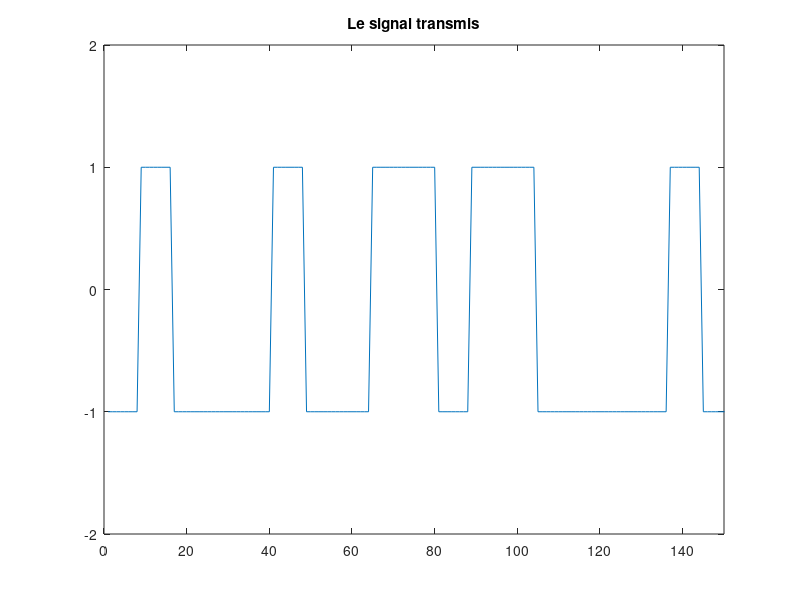
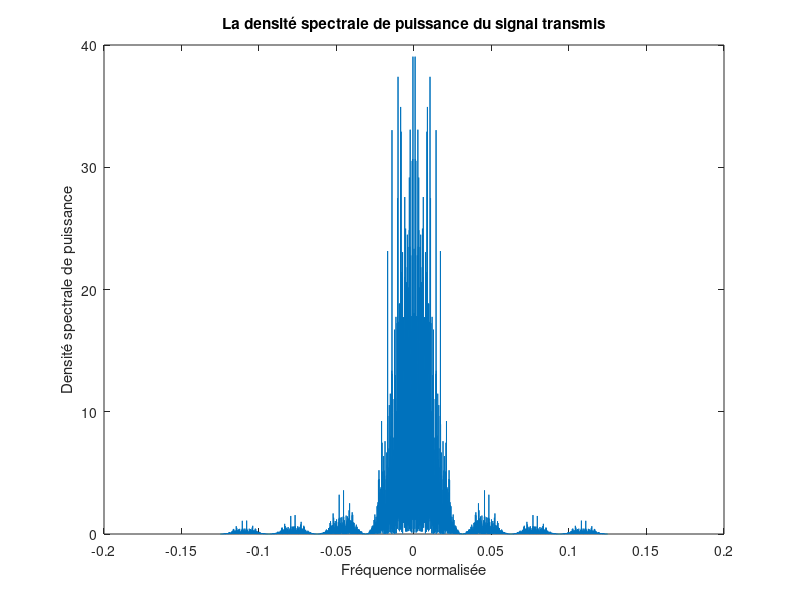
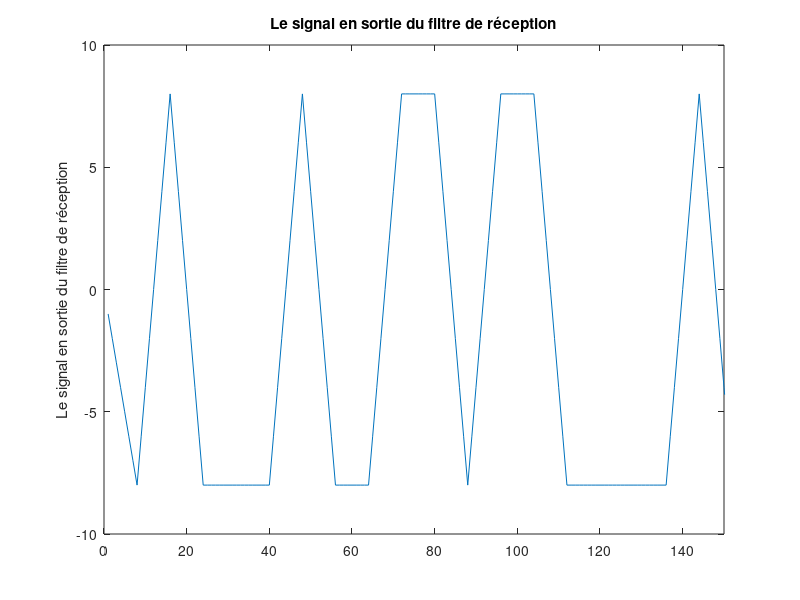
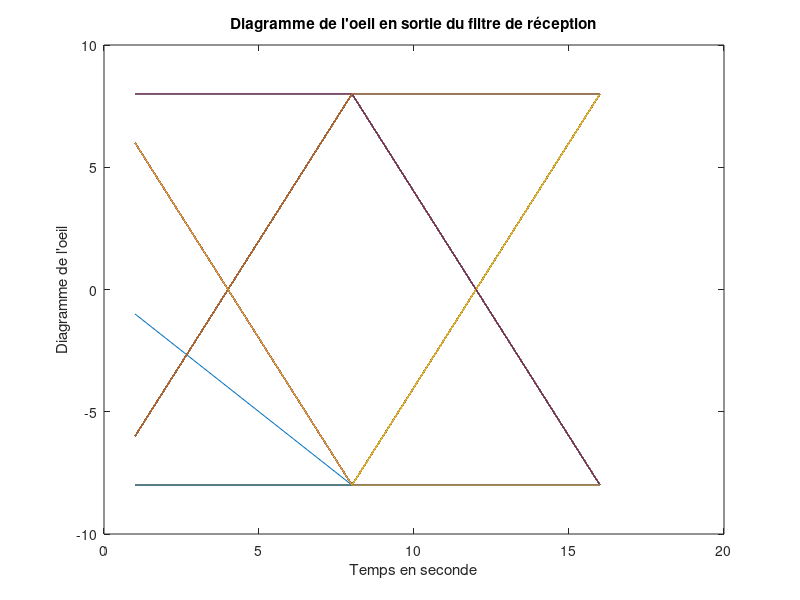

The MATLAB script that drew these images, in order: (Note: this script raises an error after producing the figures.)
% ------------------------------------------------------------------------
% Telecommunications : Etudes de chaines de transmission en bande de base                %
% Auteur : Titah Anas 
% ------------------------------------------------------------------------

clear all, close all

%% Initialisation

%Durée symbole en nombre d’échantillons (Ts=NsTe)
Ns=8; 
%Nombre de bits générés
nb_bits=1000;
%La valeur t0
t0 = Ns;
%Rapport signal à bruit par bit à l'entrée du récepteur, de 0 à 6
Eb_N0_dB = [0 : 6];
%Fonction Dirac
dirac = [1 zeros(1,Ns-1)];

%% 2.2) Chaine en référence

%Le filtre de mise en forme
h = ones(1,Ns);
%Le filtre de réception
hr = h;

%----------------------------- Question 1 -----------------------------%

%Génération de l’information binaire
bits=randi([0,1],1,nb_bits);
%Mapping binaire à  moyenne nulle: 0->-1, 1->1
Symboles=2*bits-1; 
%Génération de la suite de Dirac spondérés par les symboles (suréchantillonnage)
Suite_diracs=kron(Symboles, dirac); 

%Le signal transmis
figure(1),
x=filter(h,1,Suite_diracs);
plot(x)
title("Le signal transmis")
axis([0 150 -2 2])

%DSP du signal transmis
figure(2),
N_sup = 2^nextpow2(length(x)); 
dsp_x = 1/length(x) * abs(fft(x,N_sup)).^2;
plot(linspace(-1/Ns,1/Ns,N_sup),fftshift(dsp_x));
title("La densité spectrale de puissance du signal transmis")
xlabel("Fréquence normalisée")
ylabel("Densité spectrale de puissance")

%----------------------------------------------------------------------%

%----------------------------- Question 2 -----------------------------%

% (a) Le signal en sortie du filtre de réception
figure(3),
signal_filtre = filter(hr,1,x);
plot(signal_filtre)
axis([0 150 -10 10])
title("Le signal en sortie du filtre de réception")
ylabel("Le signal en sortie du filtre de réception")

% (b) Diagramme de l'oeil en sortie du filtre de réception.
figure(4),
diag_oeil = reshape(signal_filtre,2*Ns,length(x)/(2*Ns));
plot(diag_oeil)
title("Diagramme de l'oeil en sortie du filtre de réception")
xlabel("Temps en seconde")
ylabel("Diagramme de l'oeil")

% (c) TEB Obtenu.
s_ech = signal_filtre(t0:Ns:end);
symb_est = sign(s_ech);
bits_est = (symb_est+1)/2;
nb_erreurs =  length(find(bits_est ~= bits));
TEB_obtenu = nb_erreurs/length(bits);
fprintf("2. (c) Le TEB obtenu est %f \n",TEB_obtenu);

%----------------------------------------------------------------------%

%----------------------------- Question 3 -----------------------------%

figure(5),
for i = 1 : length(Eb_N0_dB)
        %Calcul de la puissance
        sigma2 = mean(x.^2)*Ns/(2*10^(Eb_N0_dB(i)/10));

        %Génération et ajout du bruit
        b = sqrt(sigma2)*randn(1,Ns*nb_bits);
        r = x + b;

        %Génération du signal en sortie du filtre de réception
        signal_filtre = filter(hr,1,r);

        s_ech = signal_filtre(t0:Ns:end);

        symb_est = sign(s_ech);

        bits_est = (symb_est+1)/2;
        
        nb_erreurs = length(find(bits_est ~= bits));
        
        
        TEB(i) = nb_erreurs/nb_bits;

end;
semilogy(Eb_N0_dB,TEB)
title("Taux d'erreur binaire obtenu")
xlabel("Eb/N0 (en dB)")
ylabel("TEB")

%----------------------------------------------------------------------%

%----------------------------- Question 4 -----------------------------%
figure(6),
TEB_th = 1 - normcdf(sqrt(2*10.^(Eb_N0_dB/10)));
semilogy(Eb_N0_dB,TEB); hold on;
semilogy(Eb_N0_dB,TEB_th,'r')
title("Comparaison entre le TEB simulé et TEB théorique")
legend("TEB simulé","TEB théorique")
xlabel("Eb/N0 (en dB)")
ylabel("TEB")

%----------------------------------------------------------------------%

%% 3.2 ) Impact du choix du filtre de réception

%Le filtre de mise en forme
h = ones(1,Ns);
%Le filtre de réception
hr  = zeros(1,Ns);
hr(1:Ns/2) = ones(1,Ns/2);

%----------------------------- Question 1 -----------------------------%

% (a) Le signal en sortie du filtre de réception
figure(7),
signal_filtre_2 = filter(hr,1,x);
plot(signal_filtre_2)
axis([0 200 -6 6])
title("Le signal en sortie du filtre de réception")
ylabel("Le signal en sortie du filtre de réception")

% (b) Diagramme de l'oeil en sortie du filtre de réception.
figure(8),
diag_oeil = reshape(signal_filtre_2,2*Ns,length(x)/(2*Ns));
plot(diag_oeil)
title("Diagramme de l'oeil en sortie du filtre de réception")
xlabel("Temps en seconde")
ylabel("Diagramme de l'oeil")

% (c) TEB Obtenu.
s_ech = signal_filtre_2(t0:Ns:end);
symb_est = sign(s_ech);
bits_est = (symb_est+1)/2;
nb_erreurs =  length(find(bits_est ~= bits));
TEB_obtenu = nb_erreurs/length(bits);
fprintf("3.2.1 (c) Le TEB obtenu est %f \n",TEB_obtenu);

%----------------------------------------------------------------------%

%----------------------------- Question 2 -----------------------------%

figure(9),
for i = 1 : length(Eb_N0_dB)
        %Calcul de la puissance
        sigma2 = mean(x.^2)*Ns/(2*10^(Eb_N0_dB(i)/10));
        %Génération et ajout du bruit
        b = sqrt(sigma2)*randn(1,Ns*nb_bits);
        r = x + b;

        %Génération du signal en sortie du filtre de réception
        signal_filtre = filter(hr,1,r);

        s_ech = signal_filtre(t0:Ns:end);

        symb_est = sign(s_ech);

        bits_est = (symb_est+1)/2;
        
        nb_erreurs = length(find(bits_est ~= bits));
                
        TEB_2(i) = nb_erreurs/nb_bits;

end;
semilogy(Eb_N0_dB,TEB_2)
title("Taux d'erreur binaire obtenu")
xlabel("Eb/N0 (en dB)")
ylabel("TEB")

%----------------------------------------------------------------------%

%----------------------------- Question 3 -----------------------------%

figure(10);hold on

TEB_th = 1 - normcdf(sqrt(2*10.^(Eb_N0_dB/10)));
semilogy(Eb_N0_dB,TEB_2)
semilogy(Eb_N0_dB,TEB_th,'r')
title("Comparaison entre le TEB simulé et TEB théorique")
legend("TEB simulé","TEB théorique")
xlabel("Eb/N0 (en dB)")
ylabel("TEB")

%----------------------------------------------------------------------%

%----------------------------- Question 4 -----------------------------%

figure(11);hold on

semilogy(Eb_N0_dB,TEB_2)
semilogy(Eb_N0_dB,TEB,'r')
title("Comparaison entre le TEB de la première chaine et la deuxième")
legend("TEB de la deuxième chaine","TEB de la première chaine")
xlabel("Eb/N0 (en dB)")
ylabel("TEB")

%----------------------------------------------------------------------%

%----------------------------- Question 5 -----------------------------%

figure(12);hold on
dsp_1 = 1/length(x) * abs(fft(x,N_sup)).^2;
dsp_2 = 1/length(x) * abs(fft(x,N_sup)).^2;
plot(linspace(-1/Ns,1/Ns,N_sup),fftshift(dsp_1));
plot(linspace(-1/Ns,1/Ns,N_sup),fftshift(dsp_2),'r');
title("Comparaison entre la DSP du signal transmis de la première chaine et la deuxième")
legend("DSP de la première chaine","DSP de la deuxième chaine")
xlabel("Fréquence normalisée")
ylabel("DSP")

%----------------------------------------------------------------------%

%% 4.2 ) impact du choix du filtre de mise en forme et d'un canal de propagation à bande limitée

%Fréquence d'échantillonnage
Fe = 12000;

%Roll off
alpha = 1/2;

%SPAN 
span = 4;

%Rythm symbole 
Rs = 3000;

%Filtre de mise en forme
h = rcosdesign(alpha,span,Ns);

%Filtre de réception
hr = h;

%----------------------------- Question 2 -----------------------------%

% 2. (b) Le signal en sortie du filtre de réception.
    %Génération de la suite de Dirac spondérés par les symbols (suréchantillonnage)
    Suite_diracs_2 = kron(Symboles,dirac);
    
    %Filtrage 
    x_2 = filter(h,1,[Suite_diracs_2 zeros(1,span*Ns/2)]);
    x_2 = x_2(span*Ns/2 +1:end);
    
    %Affichage du signal en sortie du filtre de réception.
    figure(13),
    signal_filtre_3 = filter(hr,1,[x_2 zeros(1,span*Ns/2)]);
    signal_filtre_3 = signal_filtre_3(span*Ns/2 +1:end);
    plot(signal_filtre_3);
    axis([0 200 -2 2])
    title("Le signal en sortie du filtre de réception")
    
% 2. (c) Diagramme de l'oeil en sortie du filtre de réception.
    figure(14),
    diag_oeil = reshape(signal_filtre_3,2*Ns,length(x)/(2*Ns));
    plot(diag_oeil)
    title("Diagramme de l'oeil en sortie du filtre de réception")
    xlabel("Temps en seconde")
    ylabel("Diagramme de l'oeil")
    
% 2. (d) TEB obtenu.
    s_ech = signal_filtre_3(1:Ns:end);
    symb_est = sign(s_ech);
    bits_est = (symb_est+1)/2;
    nb_erreurs =  length(find(bits_est ~= bits));
    TEB_obtenu = nb_erreurs/length(bits);
    fprintf("4.2. (d) Le TEB obtenu est %f \n",TEB_obtenu);
%----------------------------------------------------------------------%

    
%----------------------------- Question 3 -----------------------------%

figure(15),
for i = 1 : length(Eb_N0_dB)
        %Calcul de la puissance
        sigma2 = mean(x_2.^2)*Ns/(2*10^(Eb_N0_dB(i)/10));
        %Génération et ajout du bruit
        b = sqrt(sigma2)*randn(1,Ns*nb_bits);
        r = x_2 + b;

        %Génération du signal en sortie du filtre de réception
        r_filtre = filter(hr,1,[r zeros(1,span*Ns/2)]);
        r_filtre = r_filtre(span*Ns/2 +1:end);
        
        s_ech = r_filtre(1:Ns:end);

        symb_est = sign(s_ech);

        bits_est = (symb_est+1)/2;
        
        nb_erreurs = length(find(bits_est ~= bits));
                
        TEB_3(i) = nb_erreurs/nb_bits;


end;
semilogy(Eb_N0_dB,TEB_3)
title("Taux d'erreur binaire obtenu")
xlabel("Eb/N0 (en dB)")
ylabel("TEB")

%----------------------------------------------------------------------%


%----------------------------- Question 4 -----------------------------%

figure(16);hold on;

TEB_th = 1 - normcdf(sqrt(2*10.^(Eb_N0_dB/10)));
semilogy(Eb_N0_dB,TEB_3);
semilogy(Eb_N0_dB,TEB_th,'r')
title("Comparaison entre le TEB simulé et TEB théorique")
legend("TEB simulé","TEB théorique")
xlabel("Eb/N0 (en dB)")
ylabel("TEB")

%----------------------------------------------------------------------%

%----------------------------- Question 5 -----------------------------%

figure(17);hold on

semilogy(Eb_N0_dB,TEB_3)
semilogy(Eb_N0_dB,TEB,'r')
title("Comparaison entre le TEB de la première chaine et la troisième")
legend("TEB de la troisième chaine","TEB de la première chaine")
xlabel("Eb/N0 (en dB)")
ylabel("TEB")

%----------------------------------------------------------------------%

%----------------------------- Question 6 -----------------------------%

figure(18);hold on
dsp_1 = 1/length(x) * abs(fft(x,N_sup)).^2;
dsp_2 = 1/length(x_2) * abs(fft(x_2,N_sup)).^2;
plot(linspace(-1/Ns,1/Ns,N_sup),fftshift(dsp_1));
plot(linspace(-1/Ns,1/Ns,N_sup),fftshift(dsp_2),'r');
title("Comparaison entre la DSP du signal transmis de la première chaine et la troisième")
legend("DSP de la première chaine","DSP de la troisième chaine")
xlabel("Fréquence normalisée")
ylabel("DSP")

%----------------------------------------------------------------------%

%----------------------------- Question 7 -----------------------------%

%Filtre passe-bas d'ordre 61
%BW = 1500 Hz%
figure(19);
F0 = 1500/2;
N_61 = 30;
Morceau_61 = -N_61*1/Fe:1/Fe:N_61*1/Fe;
Y_61 = 2*(F0/Fe)*sinc(2*F0*Morceau_61);
signal_canal=filter(Y_61,1,x_2);
signal_filtre_canal = filter(hr,1,[signal_canal zeros(1,span*Ns/2)]);
signal_filtre_canal = signal_filtre_canal(span*Ns/2 +1:end);
diag_oeil = reshape(signal_filtre_canal,2*Ns,length(signal_filtre)/(2*Ns));
plot(diag_oeil)
title("Diagramme de l'oeil en sortie du filtre de réception avec BW = 1500 Hz")
xlabel("Temps en seconde")
ylabel("Diagramme de l'oeil")
%BW = 3000 Hz%
figure(20);
F0= 3000/2;
Y_61 = 2*(F0/Fe)*sinc(2*F0*Morceau_61);
signal_canal=filter(Y_61,1,x_2);
signal_filtre_canal = filter(hr,1,[signal_canal zeros(1,span*Ns/2)]);
signal_filtre_canal = signal_filtre_canal(span*Ns/2 +1:end);
diag_oeil = reshape(signal_filtre_canal,2*Ns,length(signal_filtre)/(2*Ns));
plot(diag_oeil)
title("Diagramme de l'oeil en sortie du filtre de réception avec BW = 3000 Hz")
xlabel("Temps en seconde")
ylabel("Diagramme de l'oeil")

%----------------------------------------------------------------------%

%% 5.2 ) Impact du choix de mapping

%Filtre de mise en forme.
h = ones(1,Ns);
%Filtre de réception
hr = h;

%----------------------------- Question 1 -----------------------------%

%1. (a) Signal en sortie du filtre d'émission

    %Mapping
    Symboles_2 =(2*bi2de(reshape(bits, 2,length(bits)/2).') - 3).';
    
    %Génération de la suite de Dirac spondérés par les symbols (suréchantillonnage)
    Suite_diracs_3 = kron(Symboles_2,[1 zeros(1,Ns-1)]);
    
    %Filtrage
    x_3 = filter(h,1,Suite_diracs_3);
    
    %Affichage du signal en sortie du filtre d'émission
    figure(21);
    plot(x_3)
    axis([1 200 -5 5])
    title("Le signal en sortie du filtre d'émission")

    %DSP du signal en sortie du filtre d'émission
    figure(22),
    N_sup_2 = 2^nextpow2(length(x_3)); 
    dsp_x_3 = 1/length(x_3) * abs(fft(x_3,N_sup_2)).^2;
    plot(linspace(-1/Ns,1/Ns,N_sup_2),fftshift(dsp_x_3));
    title("La densité spectrale de puissance du signal en sortie du filtre d'émission")
    xlabel("Frésquence normalisée")
    ylabel("Densité spectrale de puissance")



%1. (b) Comparaison des DSP des signaux transmis de la quatrième chaine et
%la permière

figure(23);hold on
plot(linspace(-1/Ns,1/Ns,N_sup),fftshift(dsp_1));
plot(linspace(-1/Ns,1/Ns,N_sup_2),fftshift(dsp_x_3),'r');
title("Comparaison entre la DSP du signal transmis de la première chaine et la quatrième")
legend("DSP de la première chaine","DSP de la quatrième chaine")
xlabel("Fréquence normalisée")
ylabel("DSP")

%1. (c)  Diagramme de l'oeil en sortie du filtre de réception
figure(24);
signal_filtre_4 = filter(hr,1,x_3);
diag_oeil = reshape(signal_filtre_4,Ns,length(x)/(2*Ns));
plot(diag_oeil)
title("Diagramme de l'oeil en sortie du filtre de réception")
xlabel("Temps en seconde")
ylabel("Diagramme de l'oeil")


%1. (d) TEB Obtenu
    s_ech = signal_filtre_4(t0:Ns:end);
    symb_est = zeros(1,length(s_ech));
    for i=1:length(s_ech)
        if (s_ech(i)>2*Ns)
            symb_est(i) = 3;
        elseif (s_ech(i) >= 0)
            symb_est(i) = 1;
        elseif (s_ech(i) < -2*Ns)
            symb_est(i) = -3;
        else
            symb_est(i) = -1;
        end
    end
    bits_est = reshape(de2bi((symb_est+3)/2).',1,nb_bits);
    nb_erreurs =  length(find(bits_est ~= bits));
    TEB_obtenu = nb_erreurs/length(bits);
    fprintf("5.2.1 (d) Le TEB obtenu est %f \n",TEB_obtenu);
%----------------------------------------------------------------------%


    
%----------------------------- Question 2 -----------------------------%
figure(25),
for j = 1 : length(Eb_N0_dB)
        %Calcul de la puissance
        sigma2 = mean(x_3.^2)*Ns/(4*10^(Eb_N0_dB(j)/10));
        %Génération et ajout du bruit
        b = sqrt(sigma2)*randn(1,length(x_3));
        r = x_3 + b;

        %Génération du signal en sortie du filtre de réception
        r_filtre = filter(hr,1,r);
        
        s_ech = r_filtre(t0:Ns:end);

        symb_est = zeros(1,length(s_ech));
        for i=1:length(s_ech)
            if (s_ech(i)>2*Ns)
                symb_est(i) = 3;
            elseif (s_ech(i) >= 0)
                symb_est(i) = 1;
            elseif (s_ech(i) < -2*Ns)
                symb_est(i) = -3;
            else
                symb_est(i) = -1;
            end
        end
    nb_erreurs =  length(find(Symboles_2 ~= symb_est));
    
    TES_4(j) = nb_erreurs/length(Symboles_2);


end;
semilogy(Eb_N0_dB,TES_4)
title("Taux d'erreur symbolique obtenu")
xlabel("Eb/N0 (en dB)")
ylabel("TES")

%----------------------------------------------------------------------%


%----------------------------- Question 3 -----------------------------%

figure(26);hold on;
TES_th_2 = 3/2 * qfunc(sqrt(4/5*10.^(Eb_N0_dB/10)));
semilogy(Eb_N0_dB,TES_4);
semilogy(Eb_N0_dB,TES_th_2,'r')
title("Comparaison entre le TES simulé et TES théorique")
legend("TES simulé","TES théorique")
xlabel("Eb/N0 (en dB)")
ylabel("TES")

%----------------------------------------------------------------------%

%----------------------------- Question 4 -----------------------------%
figure(27),
TEB_4 = TES_4/2
semilogy(Eb_N0_dB,TEB_4)
title("Taux d'erreur binaire obtenu")
xlabel("Eb/N0 (en dB)")
ylabel("TEB")

%----------------------------------------------------------------------%

%----------------------------- Question 5 -----------------------------%

figure(28);hold on;

TEB_th_2 = 3/4 * qfunc(sqrt(4/5*10.^(Eb_N0_dB/10)));
semilogy(Eb_N0_dB,TEB_4);
semilogy(Eb_N0_dB,TEB_th_2,'r')
title("Comparaison entre le TEB simulé et TEB théorique")
legend("TEB simulé","TEB théorique")
xlabel("Eb/N0 (en dB)")
ylabel("TEB")
%----------------------------------------------------------------------%